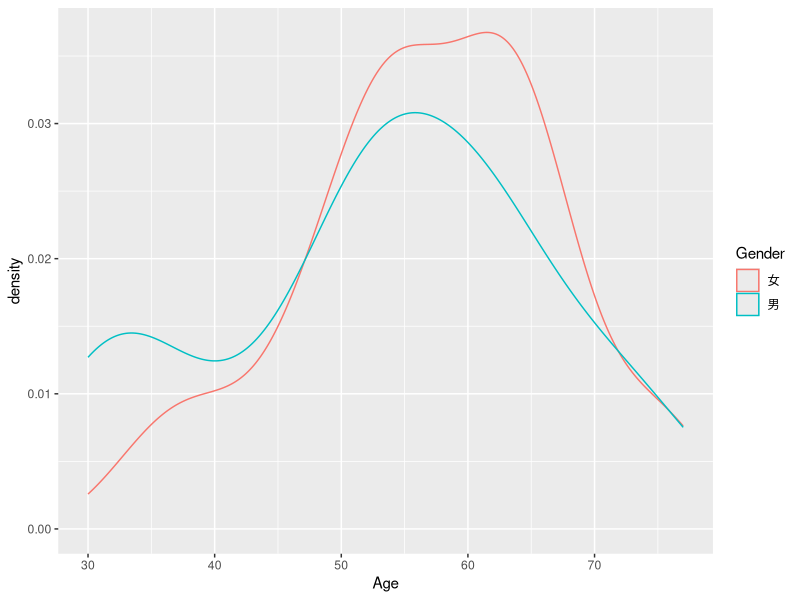
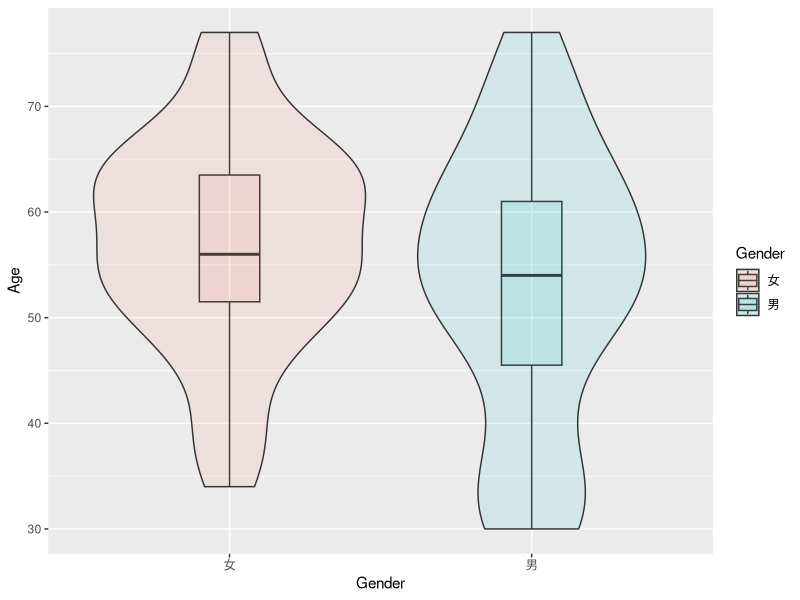
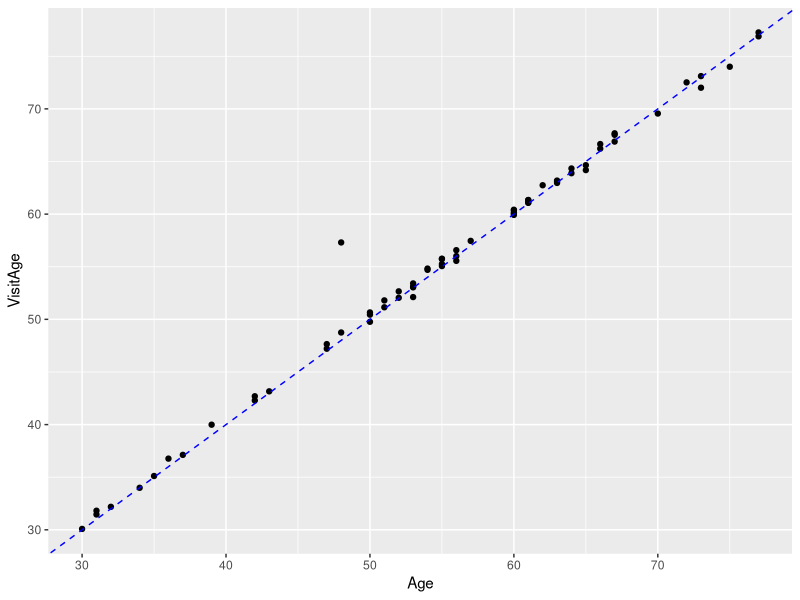
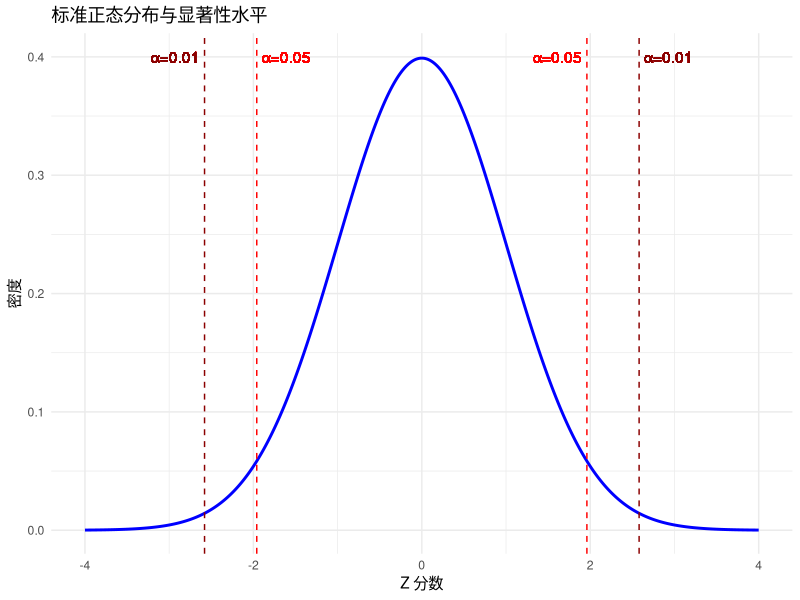
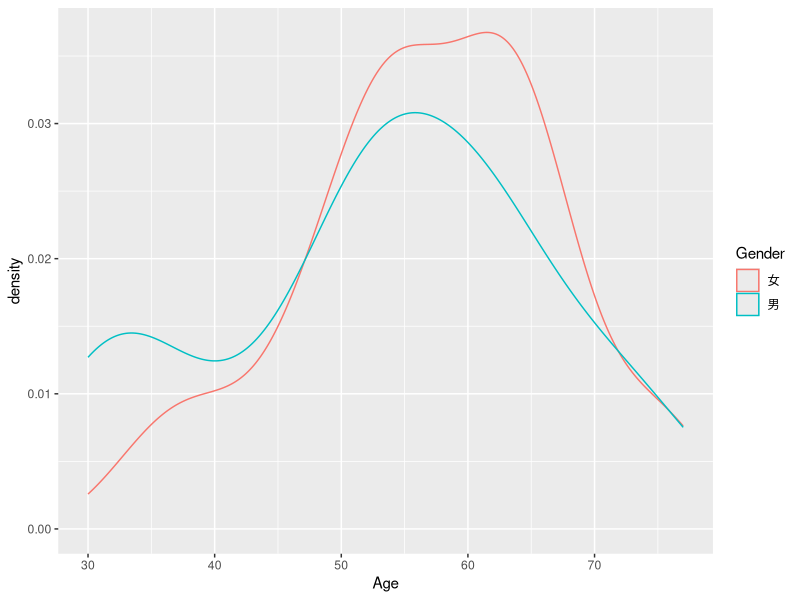

These figures' R source, in order: (Note: this script raises an error after producing the figures.)
## ---- chunk 1
knitr::opts_chunk$set(echo = TRUE)
library(readxl) # install.package("readxl")
## ---- chunk 2
m.df <- read_xlsx("./clean.metadata.xlsx","Sheet1")
## ---- chunk 3
summary(m.df)
## ---- chunk 4
table(m.df$Gender)
str(m.df$Gender)
## ---- chunk 5
m.df$Gender <- as.factor(m.df$Gender)
## ---- chunk 6
str(m.df$Gender)
## ---- chunk 7
table(m.df$Treatment)
## ---- chunk 8
range(m.df$Age)
## ---- chunk 9
library(ggplot2)
ggplot(m.df,aes(x=Age)) + geom_density(aes(color=Gender))
## ---- chunk 10
ggplot(m.df,aes(x=Gender,y=Age,fill=Gender)) + 
  geom_boxplot(alpha=.1,width=.2) +
  geom_violin(alpha=.1)
## ---- chunk 11
range(m.df$Brith)
## ---- chunk 12
m.df$VisitAge <- difftime(m.df$Diag1st,m.df$Brith)/365

ggplot(m.df,aes(x=Age,y=VisitAge)) + geom_point() + 
  geom_abline(linetype=2,color="blue")
## ---- chunk 13
m.df$AgeBias <- m.df$VisitAge/m.df$Age

head(m.df[order(m.df$AgeBias,decreasing = T),])
## ---- chunk 14
table(m.df$SmokeHist)
## ---- chunk 15
m.df$SmokeBrief <- substr(m.df$SmokeHist,1,1)
m.df$SmokeBrief <- as.factor(m.df$SmokeBrief)
levels(m.df$SmokeBrief) <- c("不吸烟","有吸烟史")
## ---- chunk 16
m.df$Dev_fac <- as.factor(m.df$Develop)
levels(m.df$Dev_fac)
levels(m.df$Dev_fac) <- c("维持","恶化")
## ---- chunk 17
sum_smoke_dev <- table(m.df$SmokeBrief,m.df$Dev_fac)
sum_smoke_dev
sum_smoke_dev/rowSums(sum_smoke_dev)
## ---- chunk 18
chisq.test(sum_smoke_dev)
## ---- chunk 19
table(m.df$EGFR,m.df$Develop)
## ---- chunk 20
m.df$EGFR[which(m.df$EGFR=="19del")] <- "19Del"
## ---- chunk 21
table(m.df$EGFR,m.df$Develop)
## ---- chunk 22
x <- seq(-4, 4, length.out = 1000)
y <- dnorm(x)

# 创建数据框
df <- data.frame(x = x, y = y)

# 绘制标准正态分布图像
ggplot(df, aes(x = x, y = y)) +
  geom_line(color = "blue", size = 1) +
  geom_vline(xintercept = c(-1.96, 1.96), color = "red", linetype = "dashed") +
  geom_vline(xintercept = c(-2.58, 2.58), color = "darkred", linetype = "dashed") +
  geom_text(aes(x = 1.96, y = 0.4, label = "α=0.05"), color = "red", hjust = 1.1, vjust = 0.5) +
  geom_text(aes(x = 2.58, y = 0.4, label = "α=0.01"), color = "darkred", hjust = -0.1, vjust = 0.5) +
  geom_text(aes(x = -1.96, y = 0.4, label = "α=0.05"), color = "red", hjust = -0.1, vjust = 0.5) +
  geom_text(aes(x = -2.58, y = 0.4, label = "α=0.01"), color = "darkred", hjust = 1.1, vjust = 0.5) +
  labs(title = "标准正态分布与显著性水平", x = "Z 分数", y = "密度") +
  theme_minimal()
## ---- chunk 23
ggplot(m.df,aes(x=Age)) + geom_density(aes(color=Gender))
## ---- chunk 24
library(plyr)
m.df %>% group_by(Gender) %>%
  dplyr::summarise(
    mean=mean(Age),
    median=median(Age),
    sd=sd(Age))

## ---- chunk 25
shapiro.test(m.df$Age)
## ---- chunk 26
ggplot(m.df,aes(x=Gender,y=Age)) + geom_boxplot(aes(fill=Gender))
## ---- chunk 27
m.df %>% group_by(Gender) %>%
  dplyr::summarise(
    Q1=quantile(Age,0.25),
    Q2=quantile(Age,0.5),
    Q3=quantile(Age,0.75))
## ---- chunk 28
wilcox.test(Age~Gender,m.df)
